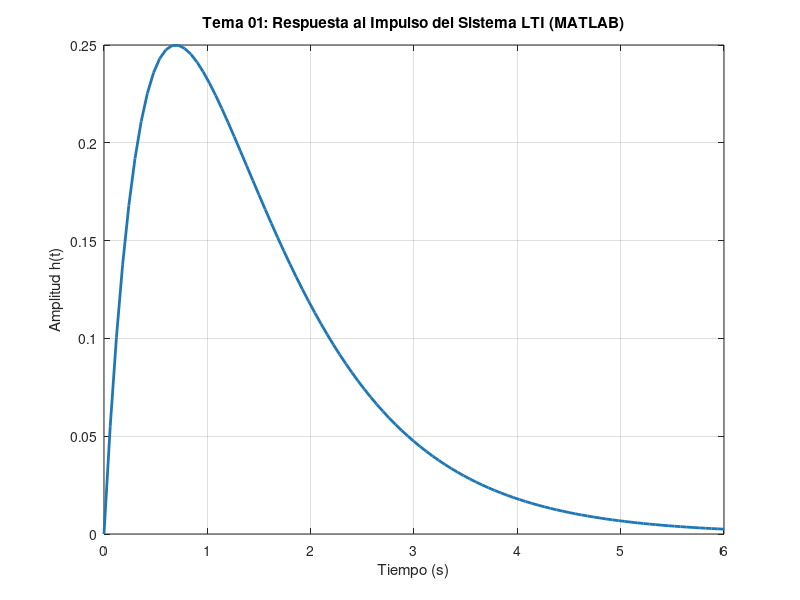
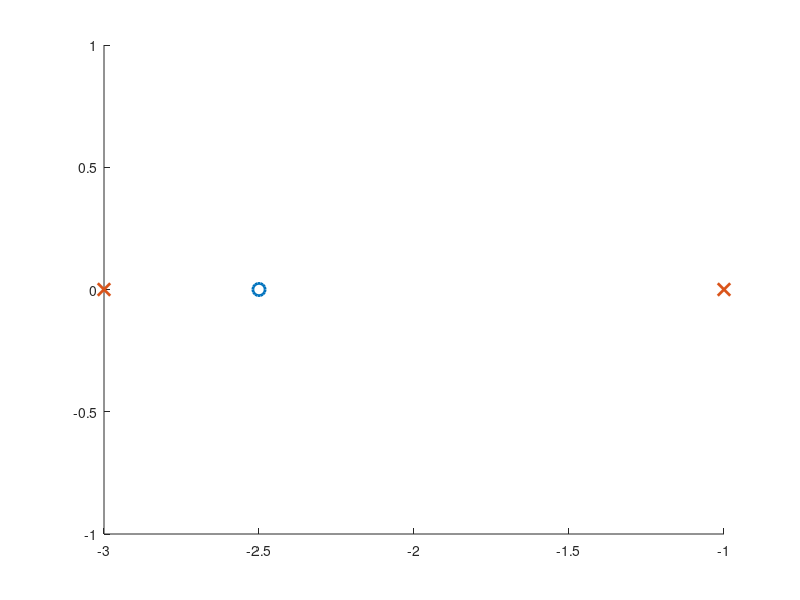

Recreate these plots in MATLAB, in order. (Note: this script raises an error after producing the figures.)
% =========================================================================
% SCRIPT UNIFICADO: Análisis de Sistemas Lineales en MATLAB
% UNIVERSIDAD NACIONAL DE SAN AGUSTÍN DE AREQUIPA (UNSA)
% ESCUELA PROFESIONAL DE INGENIERÍA DE TELECOMUNICACIONES (EPIT)
% LABORATORIO 02: SISTEMAS EN TIEMPO CONTINUO
% CURSO: SEÑALES Y SISTEMAS - DR. ASENCIO ALEJANDRO HUAITA BEDREGAL (2026)
% =========================================================================
% =========================================================================
% TAREA 1 (Página 5 de la Guía Oficial de Laboratorio):
%   Tema 01: Respuesta al impulso de un sistema LTI (Franco Gutierrez)
%   Tema 02: Función de transferencia de un sistema LTI (Franco Gutierrez)
%   Tema 03: Respuesta al impulso de un sistema (Jeremy Villalta)
%   Tema 04: Respuesta en frecuencia (Jeremy Villalta)
%   Tema 05: Sistema de primer orden (Henry Gutierrez)
%
% TAREA 2 (Página 9 de la Guía Oficial de Laboratorio):
%   Tema 06: Sistema de segundo orden subamortiguado (Alex Quispe)
%   Tema 07: Respuesta al escalón unitario de un sistema de segundo orden (Alex Quispe)
%   Tema 08: Sistema de segundo orden sobreamortigua (Zaul Uturunco)
%   Tema 09: Sistema con respuesta impulso (Benjamín Quispe)
%   Tema 10: Sistema de primer orden con polo real negativo (Henry Gutierrez)
% =========================================================================

clear; clc; close all;

%% ========================================================================
% TEMA 01: RESPUESTA AL IMPULSO DE UN SISTEMA LTI (Franco Gutierrez)
% ========================================================================
disp('=== TEMA 01: Respuesta al impulso de un sistema LTI ===');
% H(s) = 1 / (s^2 + 3s + 2) = 1 / [(s+1)(s+2)]
% h(t) = (e^(-t) - e^(-2t)) * u(t)

num1 = [1];
den1 = [1, 3, 2];
sys1 = tf(num1, den1);

[y1, t1] = impulse(sys1);

figure('Name', 'Tema 01 - Impulso LTI', 'Position', [100, 100, 750, 480]);
plot(t1, y1, 'Color', [0.12, 0.47, 0.71], 'LineWidth', 2);
title('Tema 01: Respuesta al Impulso del Sistema LTI (MATLAB)');
xlabel('Tiempo (s)');
ylabel('Amplitud h(t)');
grid on;
disp('Presione una tecla para continuar...'); pause;

%% ========================================================================
% TEMA 02: FUNCIÓN DE TRANSFERENCIA Y MAPA DE POLOS Y CEROS (Franco Gutierrez)
% ========================================================================
disp('=== TEMA 02: Función de transferencia y mapa de polos y ceros ===');
% H(s) = (2s + 5) / (s^2 + 4s + 3) -> Cero en s = -2.5, Polos en s = -1, -3

num2 = [2, 5];
den2 = [1, 4, 3];
sys2 = tf(num2, den2);

disp('Función de transferencia H(s):');
disp(sys2);

polos2 = pole(sys2);
ceros2 = zero(sys2);

figure('Name', 'Tema 02 - Mapa de Polos y Ceros', 'Position', [100, 100, 750, 480]);
hold on;
if ~isempty(ceros2)
    scatter(real(ceros2), imag(ceros2), 80, 'blue', 'o', 'LineWidth', 2, 'DisplayName', 'Ceros (o)');
end
if ~isempty(polos2)
    scatter(real(polos2), imag(polos2), 80, 'red', 'x', 'LineWidth', 2, 'DisplayName', 'Polos (x)');
end
xline(0, 'k--', 'LineWidth', 0.8, 'HandleVisibility', 'off');
yline(0, 'k--', 'LineWidth', 0.8, 'HandleVisibility', 'off');
title('Tema 02: Mapa de Polos y Ceros en el Plano s');
xlabel('Parte Real (\sigma)');
ylabel('Parte Imaginaria (j\omega)');
grid on;
legend('show', 'Location', 'best');
hold off;
disp('Presione una tecla para continuar...'); pause;

%% ========================================================================
% TEMA 03: RESPUESTA AL IMPULSO: ANALÍTICA VS CONVOLUCIÓN NUMÉRICA (Jeremy Villalta)
% ========================================================================
disp('=== TEMA 03: Impulso analítica vs convolución numérica ===');
% H(s) = 1 / (s^2 + 2s + 2) -> h(t) = e^(-t) * sin(t) * u(t)

num3 = [1];
den3 = [1, 2, 2];
sys3 = tf(num3, den3);

% Respuesta analitica continua
[h3, t3] = impulse(sys3);

% Convolucion numerica con aproximacion de Dirac delta = 1/dt
t_num = linspace(0, 10, 500);
dt    = t_num(2) - t_num(1);
delta_aprox    = zeros(size(t_num));
delta_aprox(1) = 1.0 / dt;

[y_conv, t_out] = lsim(sys3, delta_aprox, t_num);

figure('Name', 'Tema 03 - Impulso vs Convolucion', 'Position', [100, 100, 800, 600]);

subplot(2, 1, 1);
plot(t3, h3, 'b', 'LineWidth', 2);
title('Tema 03: Respuesta al Impulso Analítica - h(t)');
ylabel('Amplitud');
grid on;

subplot(2, 1, 2);
plot(t_out, y_conv, 'g', 'LineWidth', 2);
title('Respuesta mediante Convolución Numérica (Área \delta = 1)');
xlabel('Tiempo (s)');
ylabel('Salida y(t)');
grid on;
disp('Presione una tecla para continuar...'); pause;

%% ========================================================================
% TEMA 04: RESPUESTA EN FRECUENCIA - DIAGRAMA DE BODE (Jeremy Villalta)
% ========================================================================
disp('=== TEMA 04: Respuesta en frecuencia - Diagrama de Bode ===');
% H(s) = 10 / (s^2 + 2s + 10)

num4 = [10];
den4 = [1, 2, 10];
sys4 = tf(num4, den4);

[mag, phase, w] = bode(sys4);
mag_dB    = 20 * log10(squeeze(mag));
phase_deg = squeeze(phase);
w         = squeeze(w);

figure('Name', 'Tema 04 - Diagrama de Bode', 'Position', [100, 100, 800, 600]);

subplot(2, 1, 1);
semilogx(w, mag_dB, 'Color', [0.44, 0.39, 0.95], 'LineWidth', 2);
title('Tema 04: Diagrama de Bode - Magnitud (dB)');
ylabel('Magnitud (dB)');
grid on;

subplot(2, 1, 2);
semilogx(w, phase_deg, 'Color', [0.06, 0.72, 0.51], 'LineWidth', 2);
title('Diagrama de Bode - Fase (grados)');
xlabel('Frecuencia (rad/s)');
ylabel('Fase (°)');
grid on;
disp('Presione una tecla para continuar...'); pause;

%% ========================================================================
% TEMA 05: SISTEMA DE PRIMER ORDEN AL ESCALÓN (Henry Gutierrez)
% ========================================================================
disp('=== TEMA 05: Sistema de primer orden al escalón ===');
% H(s) = 1 / (2s + 1) -> tau = 2 s

tau5 = 2;
num5 = [1];
den5 = [tau5, 1];
sys5 = tf(num5, den5);

[y5, t5] = step(sys5);

figure('Name', 'Tema 05 - 1er Orden al Escalon', 'Position', [100, 100, 750, 480]);
plot(t5, y5, 'Color', [0.5, 0, 0.5], 'LineWidth', 2);
hold on;
yline(0.632, 'k--', '63.2% en t = \tau (2s)', 'LineWidth', 1);
xline(2.0, 'k--', 'LineWidth', 1);
hold off;
title('Tema 05: Respuesta al Escalón - Sistema de Primer Orden (\tau = 2s)');
xlabel('Tiempo (s)');
ylabel('Salida y(t)');
grid on;
disp('Presione una tecla para continuar...'); pause;

%% ========================================================================
% TEMA 06: SISTEMA DE SEGUNDO ORDEN SUBAMORTIGUADO (Alex Quispe)
% ========================================================================
disp('=== TEMA 06: Sistema de segundo orden subamortiguado ===');
% H(s) = 9 / (s^2 + 3s + 9) -> wn = 3, zeta = 0.5 (polos complejos conjugados)

wn6   = 3.0;
zeta6 = 0.5;
num6  = [wn6^2];
den6  = [1, 2 * zeta6 * wn6, wn6^2];
sys6  = tf(num6, den6);

[y6, t6] = step(sys6);

figure('Name', 'Tema 06 - 2do Orden Subamortiguado', 'Position', [100, 100, 750, 480]);
plot(t6, y6, 'Color', [0.12, 0.47, 0.71], 'LineWidth', 2);
title('Tema 06: Sistema de Segundo Orden Subamortiguado (\zeta = 0.5, \omega_n = 3)');
xlabel('Tiempo (s)');
ylabel('Salida y(t)');
grid on;
disp('Presione una tecla para continuar...'); pause;

%% ========================================================================
% TEMA 07: RESPUESTA AL ESCALÓN CON SOBREIMPULSO (Alex Quispe)
% ========================================================================
disp('=== TEMA 07: Respuesta al escalón unitario con sobreimpulso ===');
% H(s) = 9 / (s^2 + 2s + 9) -> wn = 3, zeta = 0.333, Mp = 32.9%

num7 = [9];
den7 = [1, 2, 9];
sys7 = tf(num7, den7);

[y7, t7] = step(sys7);

figure('Name', 'Tema 07 - Escalón con Sobreimpulso', 'Position', [100, 100, 750, 480]);
plot(t7, y7, 'r', 'LineWidth', 2);
hold on;
yline(1.329, 'r--', 'Pico Mp = 32.9% (1.33 V)', 'LineWidth', 1);
xline(1.11, 'r--', 'tp = 1.11 s', 'LineWidth', 1);
hold off;
title('Tema 07: Respuesta al Escalón Unitario - 2do Orden (M_p = 32.9%)');
xlabel('Tiempo (s)');
ylabel('Salida y(t)');
grid on;
disp('Presione una tecla para continuar...'); pause;

%% ========================================================================
% TEMA 08: SISTEMA DE SEGUNDO ORDEN SOBREAMORTIGUADO (Zaul Uturunco)
% ========================================================================
disp('=== TEMA 08: Sistema de segundo orden sobreamortiguado ===');
% H(s) = 16 / (s^2 + 16s + 16) -> wn = 4, zeta = 2.0 (polos reales: -1.07 y -14.93)

wn8   = 4;
zeta8 = 2.0;
num8  = [wn8^2];
den8  = [1, 2 * zeta8 * wn8, wn8^2];
sys8  = tf(num8, den8);

[y8, t8] = step(sys8);

figure('Name', 'Tema 08 - Sobreamortiguado', 'Position', [100, 100, 750, 480]);
plot(t8, y8, 'Color', [0.18, 0.8, 0.44], 'LineWidth', 2);
title('Tema 08: Sistema de Segundo Orden Sobreamortiguado (\zeta = 2.0, \omega_n = 4)');
xlabel('Tiempo (s)');
ylabel('Salida y(t)');
grid on;
disp('Presione una tecla para continuar...'); pause;

%% ========================================================================
% TEMA 09: SISTEMA CON RESPUESTA AL IMPULSO OSCILATORIA (Benjamín Quispe)
% ========================================================================
disp('=== TEMA 09: Sistema con respuesta al impulso oscilatoria ===');
% H(s) = 4 / (s^2 + 2s + 8) -> h(t) = (4/sqrt(7)) * e^(-t) * sin(sqrt(7)*t) * u(t)

num9 = [4];
den9 = [1, 2, 8];
sys9 = tf(num9, den9);

[h9, t9] = impulse(sys9);

figure('Name', 'Tema 09 - Impulso Oscilatorio', 'Position', [100, 100, 750, 480]);
plot(t9, h9, 'Color', [0.85, 0.2, 0.85], 'LineWidth', 2);
title('Tema 09: Sistema con Respuesta al Impulso Oscilatoria h(t)');
xlabel('Tiempo (s)');
ylabel('Respuesta h(t)');
grid on;
disp('Presione una tecla para continuar...'); pause;

%% ========================================================================
% TEMA 10: SISTEMA DE PRIMER ORDEN CON POLO REAL NEGATIVO (Henry Gutierrez)
% ========================================================================
disp('=== TEMA 10: Sistema con polo real negativo ===');
% H(s) = 6 / (s + 3) -> Polo en s = -3, Ganancia DC = 2

a10  = 3;
K10  = 6;
num10 = [K10];
den10 = [1, a10];
sys10 = tf(num10, den10);

[y_step10, t_step10] = step(sys10);
[y_imp10, t_imp10]   = impulse(sys10);

figure('Name', 'Tema 10 - Polo Real Negativo', 'Position', [100, 100, 800, 600]);

subplot(2, 1, 1);
plot(t_step10, y_step10, 'r', 'LineWidth', 2);
title(sprintf('Tema 10: Respuesta al Escalón (Polo en s = -%g, Ganancia DC = 2)', a10));
ylabel('Amplitud');
grid on;

subplot(2, 1, 2);
plot(t_imp10, y_imp10, 'b', 'LineWidth', 2);
title('Respuesta al Impulso (Decaimiento Exponencial 6e^{-3t})');
xlabel('Tiempo (s)');
ylabel('Amplitud');
grid on;

disp('=== Todos los 10 temas fueron ejecutados exitosamente ===');
